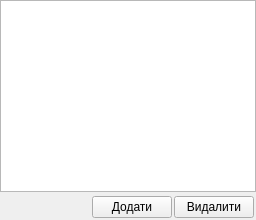
  <widget class="QDockWidget" name="dockWidget_normat_taryf">
   <property name="layoutDirection">
    <enum>Qt::LeftToRight</enum>
   </property>
   <property name="features">
    <set>QDockWidget::DockWidgetFloatable|QDockWidget::DockWidgetMovable</set>
   </property>
   <property name="windowTitle">
    <string>Таблиця НОРМАТИВНИЙ ТАРИФ</string>
   </property>
   <attribute name="dockWidgetArea">
    <number>1</number>
   </attribute>
   <widget class="QWidget" name="dockWidgetContents_normat_taryf">
    <layout class="QGridLayout">
     <property name="horizontalSpacing">
      <number>0</number>
     </property>
     <property name="verticalSpacing">
      <number>2</number>
     </property>
     <property name="margin">
      <number>0</number>
     </property>
     <item row="0" column="0">
      <layout class="QVBoxLayout">
       <property name="spacing">
        <number>2</number>
       </property>
       <property name="margin">
        <number>0</number>
       </property>
       <item>
        <widget class="QTableView" name="tableView_normat_taryf">
         <property name="focusPolicy">
          <enum>Qt::ClickFocus</enum>
         </property>
         <property name="statusTip">
          <string>Таблиця НОРМАТИВНИЙ ТАРИФ</string>
         </property>
         <property name="sortingEnabled">
          <bool>true</bool>
         </property>
        </widget>
       </item>
       <item>
        <layout class="QHBoxLayout">
         <property name="spacing">
          <number>2</number>
         </property>
         <property name="margin">
          <number>2</number>
         </property>
         <item>
          <spacer name="horizontalSpacer_8">
           <property name="orientation">
            <enum>Qt::Horizontal</enum>
           </property>
           <property name="sizeHint" stdset="0">
            <size>
             <width>40</width>
             <height>20</height>
            </size>
           </property>
          </spacer>
         </item>
         <item>
          <widget class="QPushButton" name="pushButton_add_normat_taryf">
           <property name="focusPolicy">
            <enum>Qt::ClickFocus</enum>
           </property>
           <property name="statusTip">
            <string>Додати новий запис</string>
           </property>
           <property name="text">
            <string>Додати</string>
           </property>
           <property name="icon">
            <iconset resource="tke/tke_rc">
             <normaloff>:/pictures/pictures/redplus.png</normaloff>:/pictures/pictures/redplus.png</iconset>
           </property>
           <property name="iconSize">
            <size>
             <width>12</width>
             <height>12</height>
            </size>
           </property>
           <property name="flat">
            <bool>false</bool>
           </property>
          </widget>
         </item>
         <item>
          <widget class="QPushButton" name="pushButton_del_normat_taryf">
           <property name="focusPolicy">
            <enum>Qt::ClickFocus</enum>
           </property>
           <property name="statusTip">
            <string>Видалити позначений запис</string>
           </property>
           <property name="text">
            <string>Видалити</string>
           </property>
           <property name="icon">
            <iconset resource="tke/tke_rc">
             <normaloff>:/pictures/pictures/redminus.png</normaloff>:/pictures/pictures/redminus.png</iconset>
           </property>
           <property name="iconSize">
            <size>
             <width>12</width>
             <height>12</height>
            </size>
           </property>
          </widget>
         </item>
        </layout>
       </item>
      </layout>
     </item>
    </layout>
   </widget>
  </widget>
